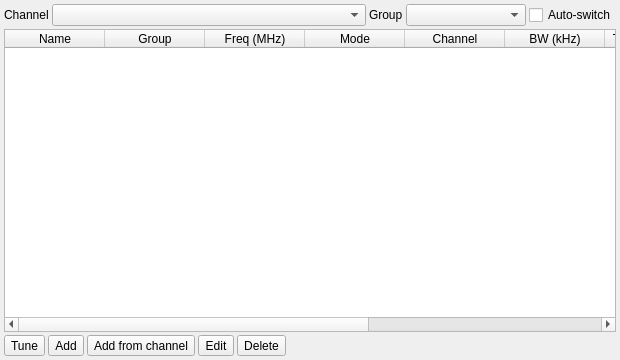
<?xml version="1.0" encoding="UTF-8"?>
<ui version="4.0">
 <class>AddressBookGUI</class>
 <widget class="RollupContents" name="AddressBookGUI">
  <property name="geometry">
   <rect>
    <x>0</x>
    <y>0</y>
    <width>620</width>
    <height>360</height>
   </rect>
  </property>
  <property name="minimumSize">
   <size>
    <width>420</width>
    <height>200</height>
   </size>
  </property>
  <property name="windowTitle">
   <string>Address Book</string>
  </property>
  <widget class="QWidget" name="settingsContainer" native="true">
   <property name="geometry">
    <rect>
     <x>0</x>
     <y>0</y>
     <width>620</width>
     <height>360</height>
    </rect>
   </property>
   <property name="sizePolicy">
    <sizepolicy hsizetype="Expanding" vsizetype="Expanding">
     <horstretch>0</horstretch>
     <verstretch>0</verstretch>
    </sizepolicy>
   </property>
   <property name="windowTitle">
    <string>Address Book</string>
   </property>
   <layout class="QVBoxLayout" name="verticalLayout">
    <property name="spacing">
     <number>3</number>
    </property>
    <property name="leftMargin">
     <number>4</number>
    </property>
    <property name="topMargin">
     <number>4</number>
    </property>
    <property name="rightMargin">
     <number>4</number>
    </property>
    <property name="bottomMargin">
     <number>4</number>
    </property>
    <item>
     <layout class="QHBoxLayout" name="channelLayout">
      <item>
       <widget class="QLabel" name="channelsLabel">
        <property name="text">
         <string>Channel</string>
        </property>
       </widget>
      </item>
      <item>
       <widget class="QComboBox" name="channels">
        <property name="sizePolicy">
         <sizepolicy hsizetype="Expanding" vsizetype="Fixed">
          <horstretch>0</horstretch>
          <verstretch>0</verstretch>
         </sizepolicy>
        </property>
        <property name="toolTip">
         <string>Receive channel to tune to the selected entry</string>
        </property>
       </widget>
      </item>
      <item>
       <widget class="QLabel" name="groupFilterLabel">
        <property name="text">
         <string>Group</string>
        </property>
       </widget>
      </item>
      <item>
       <widget class="QComboBox" name="groupFilter">
        <property name="minimumSize">
         <size>
          <width>120</width>
          <height>0</height>
         </size>
        </property>
        <property name="toolTip">
         <string>Only show entries in this group</string>
        </property>
       </widget>
      </item>
      <item>
       <widget class="QCheckBox" name="autoSwitchChannels">
        <property name="toolTip">
         <string>When tuning, show and unmute the demodulator and modulator for the entry's channel type, and hide and mute the other SSB, NFM and AM channels</string>
        </property>
        <property name="text">
         <string>Auto-switch</string>
        </property>
       </widget>
      </item>
     </layout>
    </item>
    <item>
     <widget class="QTableWidget" name="entries">
      <property name="sizePolicy">
       <sizepolicy hsizetype="Expanding" vsizetype="Expanding">
        <horstretch>0</horstretch>
        <verstretch>1</verstretch>
       </sizepolicy>
      </property>
      <property name="toolTip">
       <string>Address book entries. Double click to tune the channel to an entry</string>
      </property>
      <property name="editTriggers">
       <set>QAbstractItemView::EditTrigger::NoEditTriggers</set>
      </property>
      <property name="selectionMode">
       <enum>QAbstractItemView::SelectionMode::SingleSelection</enum>
      </property>
      <property name="selectionBehavior">
       <enum>QAbstractItemView::SelectionBehavior::SelectRows</enum>
      </property>
      <property name="sortingEnabled">
       <bool>true</bool>
      </property>
      <attribute name="horizontalHeaderStretchLastSection">
       <bool>true</bool>
      </attribute>
      <attribute name="verticalHeaderVisible">
       <bool>false</bool>
      </attribute>
      <column>
       <property name="text">
        <string>Name</string>
       </property>
      </column>
      <column>
       <property name="text">
        <string>Group</string>
       </property>
      </column>
      <column>
       <property name="text">
        <string>Freq (MHz)</string>
       </property>
       <property name="toolTip">
        <string>Receive frequency in MHz</string>
       </property>
      </column>
      <column>
       <property name="text">
        <string>Mode</string>
       </property>
      </column>
      <column>
       <property name="text">
        <string>Channel</string>
       </property>
       <property name="toolTip">
        <string>Channel type the entry can be tuned on</string>
       </property>
      </column>
      <column>
       <property name="text">
        <string>BW (kHz)</string>
       </property>
       <property name="toolTip">
        <string>RF bandwidth in kHz</string>
       </property>
      </column>
      <column>
       <property name="text">
        <string>Tx Offset (MHz)</string>
       </property>
       <property name="toolTip">
        <string>Transmit frequency minus receive frequency in MHz</string>
       </property>
      </column>
      <column>
       <property name="text">
        <string>CTCSS</string>
       </property>
       <property name="toolTip">
        <string>CTCSS tone in Hz</string>
       </property>
      </column>
      <column>
       <property name="text">
        <string>Az</string>
       </property>
       <property name="toolTip">
        <string>Antenna azimuth in degrees, set on the GS-232 Rotator Controller when tuned</string>
       </property>
      </column>
      <column>
       <property name="text">
        <string>Notes</string>
       </property>
      </column>
     </widget>
    </item>
    <item>
     <layout class="QHBoxLayout" name="buttonLayout">
      <item>
       <widget class="QToolButton" name="tune">
        <property name="toolTip">
         <string>Tune the channel to the selected entry</string>
        </property>
        <property name="text">
         <string>Tune</string>
        </property>
       </widget>
      </item>
      <item>
       <widget class="QToolButton" name="add">
        <property name="toolTip">
         <string>Add an entry</string>
        </property>
        <property name="text">
         <string>Add</string>
        </property>
       </widget>
      </item>
      <item>
       <widget class="QToolButton" name="addFromChannel">
        <property name="toolTip">
         <string>Add an entry with the channel's current frequency, type and bandwidth</string>
        </property>
        <property name="text">
         <string>Add from channel</string>
        </property>
       </widget>
      </item>
      <item>
       <widget class="QToolButton" name="edit">
        <property name="toolTip">
         <string>Edit the selected entry</string>
        </property>
        <property name="text">
         <string>Edit</string>
        </property>
       </widget>
      </item>
      <item>
       <widget class="QToolButton" name="remove">
        <property name="toolTip">
         <string>Delete the selected entry</string>
        </property>
        <property name="text">
         <string>Delete</string>
        </property>
       </widget>
      </item>
      <item>
       <widget class="QLabel" name="status">
        <property name="sizePolicy">
         <sizepolicy hsizetype="Expanding" vsizetype="Preferred">
          <horstretch>0</horstretch>
          <verstretch>0</verstretch>
         </sizepolicy>
        </property>
        <property name="styleSheet">
         <string notr="true">color: red;</string>
        </property>
       </widget>
      </item>
     </layout>
    </item>
   </layout>
  </widget>
 </widget>
 <customwidgets>
  <customwidget>
   <class>RollupContents</class>
   <extends>QWidget</extends>
   <header>gui/rollupcontents.h</header>
   <container>1</container>
  </customwidget>
 </customwidgets>
 <resources/>
 <connections/>
</ui>
